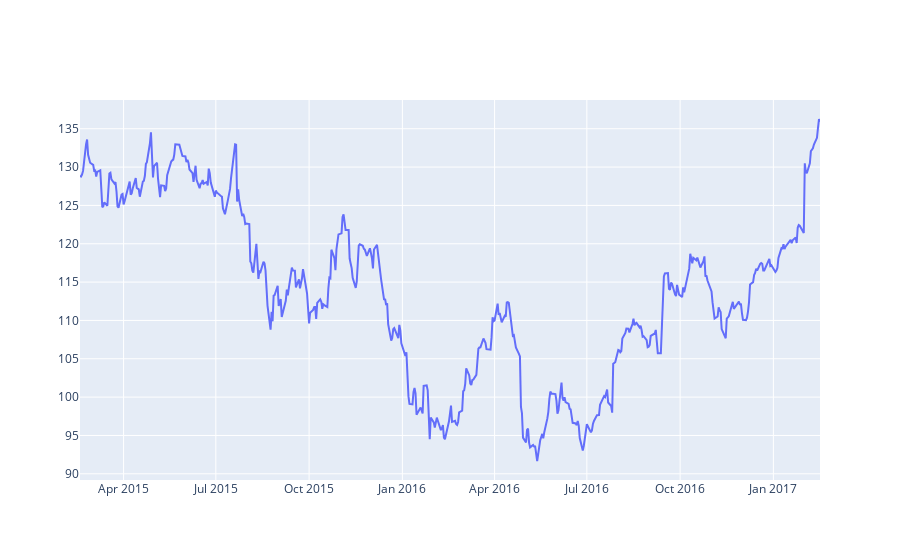

Write notebook code for a chart like this one.
### Code cell
import plotly.graph_objects as go
fig = go.Figure([go.Scatter(x=df['Date'], y=df['AAPL.High'])])
fig

### Figure 1 — Plotly figure (JSON) as saved in the notebook; plotly's stock layout.template omitted (floating-point values rounded to 4 significant figures; data arrays with more than 128 entries replaced by an {"elided": "..."} marker saying what was removed)
{"data": [{"type": "scatter", "x": {"elided": "506 str values"}, "y": {"elided": "506 float values"}}], "layout": {}}
